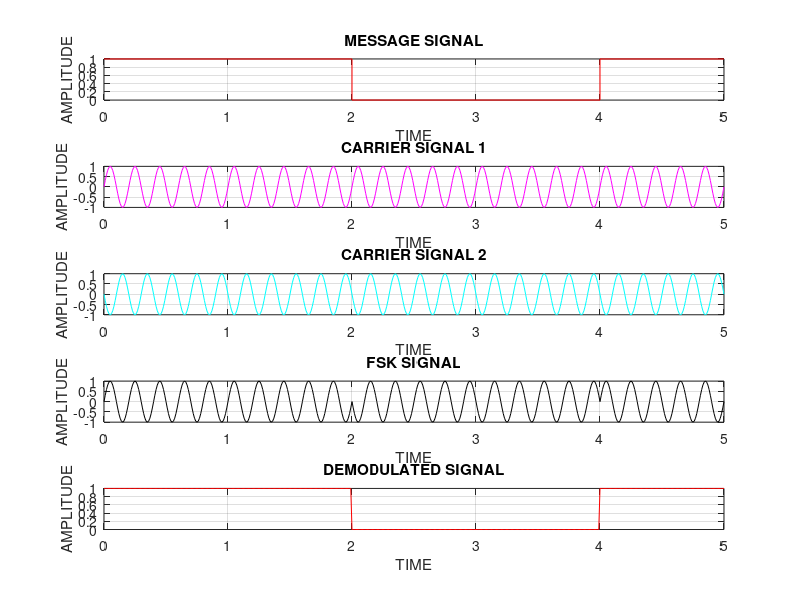

The MATLAB script that drew this image:
close all;
clear all;
clc;
clf;
 
% MESSAGE SIGNAL
fc1=5;

n=[1 1 0 0 1];
l=length(n)
if(n(l)==1)
    n(l+1)=1
else 
    n(l+1)=0
end
l1=length(n)
tn=0:l1-1
 
subplot(5,1,1)
stairs(tn,n,'r');
xlabel('TIME');
ylabel('AMPLITUDE');
title('MESSAGE SIGNAL');
grid on;
 
% CARRIER SIGNAL 1
t=0:0.01:l
c1=sin(2*pi*fc1*t);
subplot(5,1,2);
plot(t,c1,'m');
xlabel('TIME');
ylabel('AMPLITUDE');
title('CARRIER SIGNAL 1');
grid on;
 
% CARRIER SIGNAL 2
t=0:0.01:l
c2=sin((2*pi*fc1*t)-pi);
subplot(5,1,3);
plot(t,c2,'c');
xlabel('TIME');
ylabel('AMPLITUDE');
title('CARRIER SIGNAL 2');
grid on;
 
% FSK MODULATED SIGNAL
 
for i=1:l
for j=(i-1)*100:i*100
    if(n(i)==1)
        s(j+1)=c1(j+1)
    else
        s(j+1)=c2(j+1)
    end
end
end
 
subplot(5,1,4)
plot(t,s,'k');
xlabel('TIME');
ylabel('AMPLITUDE');
title('FSK SIGNAL');
grid on;
 
 
 
% FSK DEMODULATED SIGNAL
 
for i=1:l
for j=(i-1)*100:i*100
    if(s(j+1)==c1(j+1))
        x(j+1)=1
    else
         x(j+1)=0
    end
end
end
 
subplot(5,1,5)
plot(t,x,'r');
xlabel('TIME');
ylabel('AMPLITUDE');
title('DEMODULATED SIGNAL');
grid on;
